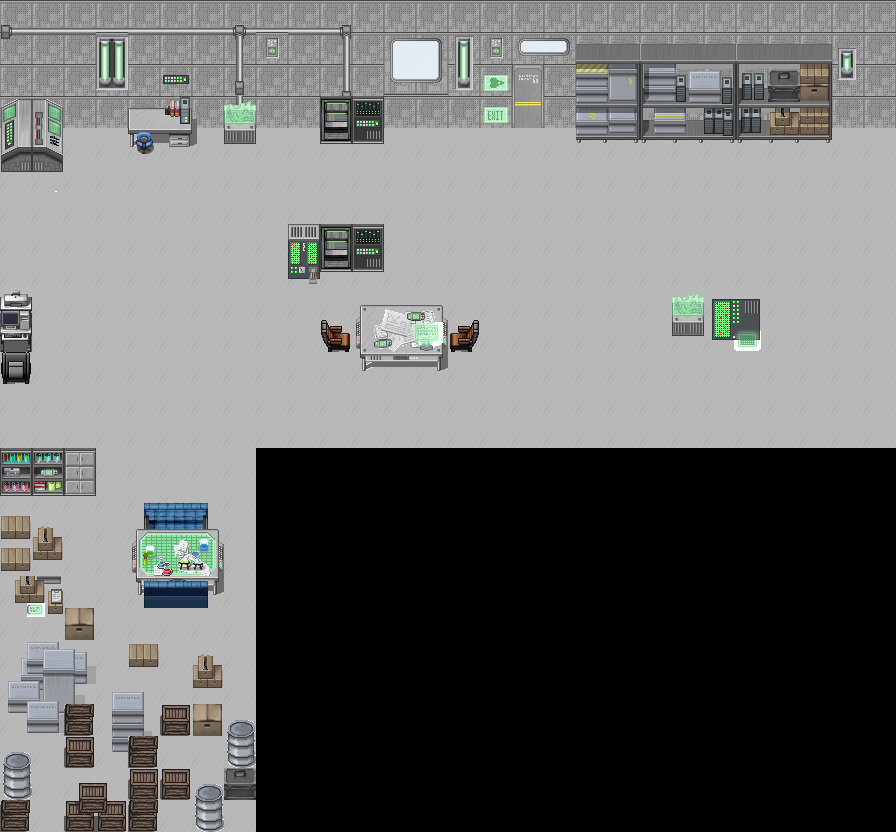

Below is a game level as drawn by its tile map, then a one-line description and the .tmx that defines it (tile-layer data replaced by summaries):
An orthogonal 28x26 tile map with 32x32 px tiles, 4 tile layers (Tile Layer 1, Tile Layer 4, Tile Layer 2, Tile Layer 3), 6 tilesets and 55 objects.

<map version="1.0" orientation="orthogonal" renderorder="left-up" width="28" height="26" tilewidth="32" tileheight="32" nextobjectid="70">
 <tileset firstgid="1" name="magecity" tilewidth="32" tileheight="32" tilecount="360">
  <image source="magecity.png" trans="ffffff" width="256" height="1450" />
 </tileset>
 <tileset firstgid="361" name="plant repack" tilewidth="32" tileheight="32" tilecount="169">
  <image source="plant repack.png" trans="ffffff" width="416" height="416" />
 </tileset>
 <tileset firstgid="530" name="rpg_maker_vx__modernrtp_tilec_by_painhurt-d3f7sm6" tilewidth="32" tileheight="32" tilecount="256">
  <image source="rpg_maker_vx__modernrtp_tilec_by_painhurt-d3f7sm6.png" trans="ffffff" width="512" height="512" />
 </tileset>
 <tileset firstgid="786" name="steampunkish-tilec" tilewidth="32" tileheight="32" tilecount="256">
  <image source="steampunkish-tilec.png" trans="ffffff" width="512" height="512" />
 </tileset>
 <tileset firstgid="1042" name="tilee" tilewidth="32" tileheight="32" tilecount="256">
  <image source="tilee.png" trans="ffffff" width="512" height="512" />
 </tileset>
 <tileset firstgid="1298" name="tileset_space_game_rpg_maker_xp_by_mataraelfay-d5bzz4z - Copy" tilewidth="32" tileheight="32" tilecount="1944">
  <image source="tileset_space_game_rpg_maker_xp_by_mataraelfay-d5bzz4z - Copy.png" trans="ffffff" width="256" height="7807" />
 </tileset>
 <layer name="Tile Layer 1" width="28" height="26">
  <data>[728 cells, 488 non-empty, 2 distinct tile ids]</data>
 </layer>
 <layer name="Tile Layer 4" width="28" height="26">
  <data>[728 cells, 6 non-empty, 6 distinct tile ids]</data>
 </layer>
 <layer name="Tile Layer 2" width="28" height="26">
  <data>[728 cells, 157 non-empty, 133 distinct tile ids]</data>
 </layer>
 <layer name="Tile Layer 3" width="28" height="26">
  <data>[728 cells, 38 non-empty, 33 distinct tile ids]</data>
 </layer>
 <objectgroup name="Object Layer 1">
  <object id="3" x="289" y="225" width="29" height="52" />
  <object id="4" x="324" y="227" width="27" height="40" />
  <object id="5" x="356" y="228" width="26" height="39" />
  <object id="6" x="362" y="308" width="79" height="39" />
  <object id="7" x="714" y="299" width="44" height="37" />
  <object id="8" x="674" y="295" width="28" height="39" />
  <object id="11" x="114" y="695" width="29" height="53" />
  <object id="12" x="2" y="750" width="29" height="46">
   <ellipse />
  </object>
  <object id="13" x="226" y="767" width="28" height="29" />
  <object id="14" x="190" y="703" width="30" height="31" />
  <object id="15" x="200" y="658" width="11" height="16" />
  <object id="16" x="194" y="678" width="25" height="8" />
  <object id="17" x="129" y="645" width="28" height="20" />
  <object id="18" x="30" y="644" width="24" height="6" />
  <object id="19" x="29" y="653" width="54" height="14" />
  <object id="20" x="23" y="672" width="64" height="9" />
  <object id="21" x="11" y="684" width="62" height="26" />
  <object id="22" x="26" y="715" width="32" height="16" />
  <object id="23" x="137" y="530" width="80" height="40" />
  <object id="26" x="15" y="98">
   <polyline points="0,0 29,0 47,10 47,72 -15,72 -13,8 1,0 -5,1" />
  </object>
  <object id="28" x="130" y="109" width="60" height="20" />
  <object id="29" x="170" y="134" width="18" height="10" />
  <object id="30" x="224" y="105" width="30" height="35" />
  <object id="31" x="322" y="98" width="60" height="43" />
  <object id="35" x="575" y="129">
   <polyline points="0,0 -1,7 253,9 255,-1 320,-1" />
  </object>
  <object id="36" x="572" y="126">
   <polyline points="0,0 -27,0" />
  </object>
  <object id="37" x="510" y="126">
   <polyline points="0,0 -125,1" />
  </object>
  <object id="38" x="319" y="129">
   <polyline points="0,0 -63,1" />
  </object>
  <object id="39" x="223" y="128">
   <polyline points="0,0 -30,0" />
  </object>
  <object id="40" x="127" y="126">
   <polyline points="0,0 -64,1" />
  </object>
  <object id="43" x="228" y="724" width="25" height="39">
   <ellipse />
  </object>
  <object id="44" x="655" y="756">
   <ellipse />
  </object>
  <object id="45" x="166" y="707" width="19" height="21" />
  <object id="46" x="133" y="776" width="20" height="20" />
  <object id="47" x="87" y="788" width="15" height="16" />
  <object id="48" x="109" y="809" width="13" height="20" />
  <object id="49" x="142" y="805" width="18" height="26" />
  <object id="50" x="15" y="805" width="8" height="19" />
  <object id="51" x="73" y="713" width="14" height="16" />
  <object id="52" x="73" y="737" width="11" height="21" />
  <object id="53" x="67" y="613" width="18" height="22" />
  <object id="54" x="25" y="583" width="14" height="16" />
  <object id="55" x="6" y="555" width="26" height="8" />
  <object id="56" x="8" y="523" width="21" height="7" />
  <object id="57" x="47" y="532" width="10" height="22" />
  <object id="58" x="51" y="588" width="13" height="17" />
  <object id="61" x="141" y="515" width="62" height="10" />
  <object id="62" x="0" y="296" width="31" height="48" />
  <object id="63" x="3" y="355" width="24" height="21" />
  <object id="64" x="0" y="452" width="94" height="37" />
  <object id="65" x="453" y="340" width="17" height="9" />
  <object id="66" x="328" y="342" width="17" height="9" />
  <object id="68" x="256" y="451">
   <polyline points="0,0 637,-5 638,-322" />
  </object>
  <object id="69" x="256" y="453">
   <polyline points="0,0 -2,376 -253,378 -255,-453 637,-452 638,-324" />
  </object>
 </objectgroup>
 <objectgroup name="door">
  <object id="41" x="516" y="69" width="26" height="56" />
 </objectgroup>
</map>
